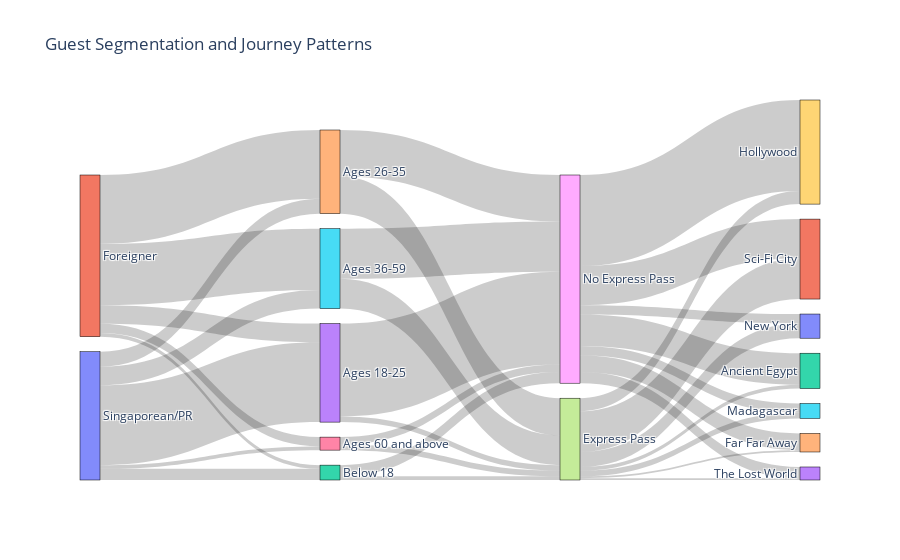

Notebook cell for this chart:
### Markdown cell above
Sanakey Diagram <br /> Sg/ Foreigner -> Age demographics -> Express pass or not -> Which zones

### Code cell
import pandas as pd
import plotly.graph_objects as go

# Load the dataset
file_path = r'C:\Users\knnth\Dropbox\PC\Desktop\DSA3101\Project\Data\Cleaned_Survey_Responses.xlsx'
df = pd.read_excel(file_path)

# Define labels for the Sankey diagram
labels = [
    "Singaporean/PR", "Foreigner", 
    "Below 18", "Ages 18-25", "Ages 26-35", "Ages 36-59", "Ages 60 and above", 
    "Express Pass", "No Express Pass", 
    "Hollywood", "New York", "Sci-Fi City", "Ancient Egypt", "The Lost World", "Far Far Away", "Madagascar",
    "Roller Coasters", "Water Rides", "Simulators", 
    "Restroom", "Food Stops", "Shopping",
    "Rides", "Restroom / Baby Nursing Room", "Restaurants / Food Stops", "Water Cooler",
    "Seating Zone", "Shelter", "Seasonal Attractions"
]

# Prepare flow data
flow_data = {}  # Dictionary to hold source-target counts

# Loop through each guest in the dataframe
for index, row in df.iterrows():
    # 1. Nationality
    nationality_index = 0 if row['Nationality'] == "Singaporean/PR" else 1
    
    # 2. Age Group
    age_index = {
        "Below 18": 2, "18-25": 3, "26-35": 4, "36-59": 5, "60 and above": 6
    }.get(row['Age_Group'], None)
    if age_index is None:
        continue  # Skip if age group is not defined

    # 3. Express Pass Usage
    express_pass_index = 7 if row['express_pass_purchase'] == "Yes" else 8
    
    # 4. Theme Park Zones (identify first visited zone)
    zone_mapping = {
        "Hollywood": 9,
        "New York": 10,
        "Sci-Fi City": 11,
        "Ancient Egypt": 12,
        "The Lost World": 13,
        "Far Far Away": 14,
        "Madagascar": 15
    }
    
    zone_index = None
    for zone, idx in zone_mapping.items():
        if row[f'Rank the following theme park zones based on the order in which you visited them. [{zone}]'] == "1st":
            zone_index = idx
            break
            
    # Ensure zone_index is assigned
    if zone_index is None:
        continue  # Skip this iteration if no zone is found
    
    # 5. First Ride Preference
    first_activity = row['First_Activity']
    ride_choice = first_activity.strip().lower() if isinstance(first_activity, str) else ''
    ride_mapping = {
        'roller coasters': 16,
        'water rides': 17,
        'simulators': 18,
        'restroom': 19,
        'food stops': 20,
        'shopping': 21
    }
    first_ride_index = ride_mapping.get(ride_choice, 16)  # Default to roller coasters if not found

    # Increment counts for flows
    flows = [
        (nationality_index, age_index),
        (age_index, express_pass_index),
        (express_pass_index, zone_index)
    ]
    
    for source_index, target_index in flows:
        if (source_index, target_index) in flow_data:
            flow_data[(source_index, target_index)] += 1
        else:
            flow_data[(source_index, target_index)] = 1

# Prepare source, target, and values lists for the Sankey diagram
source, target, values = zip(*[(s, t, v) for (s, t), v in flow_data.items()])

# Create the Sankey diagram
fig = go.Figure(go.Sankey(
    node=dict(
        pad=15, 
        thickness=20,
        line=dict(color="black", width=0.5), 
        label=labels
    ),
    link=dict(
        source=source, 
        target=target, 
        value=values
    )
))

# Add title and show figure
fig.update_layout(title_text="Guest Segmentation and Journey Patterns", font_size=12)
fig.show()

### Figure 1 — Plotly figure (JSON) as saved in the notebook; plotly's stock layout.template omitted (floating-point values rounded to 4 significant figures)
{"data": [{"link": {"source": [0, 6, 7, 0, 3, 8, 8, 1, 3, 7, 8, 8, 8, 0, 2, 8, 0, 4, 0, 5, 2, 1, 4, 7, 1, 5, 8, 7, 7, 6, 1, 1, 7, 7], "target": [6, 7, 9, 3, 8, 9, 11, 3, 7, 10, 13, 14, 12, 2, 7, 15, 4, 8, 5, 8, 8, 4, 7, 11, 5, 7, 10, 15, 14, 8, 6, 2, 12, 13], "value": [2, 3, 7, 43, 50, 49, 21, 10, 3, 8, 6, 9, 17, 6, 2, 5, 8, 25, 10, 27, 6, 37, 20, 22, 33, 16, 5, 3, 1, 4, 5, 2, 2, 1]}, "node": {"label": ["Singaporean/PR", "Foreigner", "Below 18", "Ages 18-25", "Ages 26-35", "Ages 36-59", "Ages 60 and above", "Express Pass", "No Express Pass", "Hollywood", "New York", "Sci-Fi City", "Ancient Egypt", "The Lost World", "Far Far Away", "Madagascar", "Roller Coasters", "Water Rides", "Simulators", "Restroom", "Food Stops", "Shopping", "Rides", "Restroom / Baby Nursing Room", "Restaurants / Food Stops", "Water Cooler", "Seating Zone", "Shelter", "Seasonal Attractions"], "line": {"color": "black", "width": 0.5}, "pad": 15, "thickness": 20}, "type": "sankey"}], "layout": {"font": {"size": 12}, "title": {"text": "Guest Segmentation and Journey Patterns"}}}
